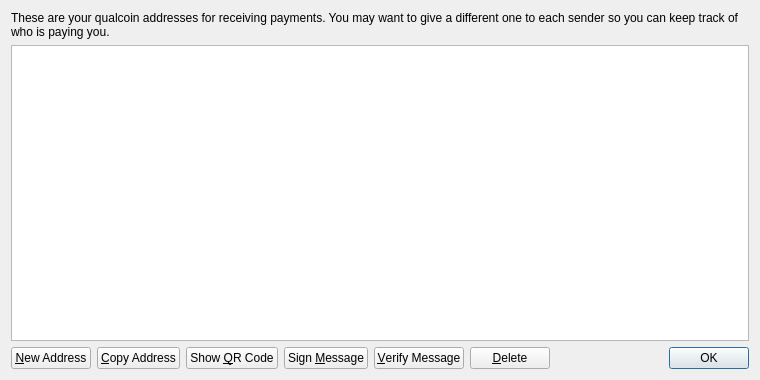
<?xml version="1.0" encoding="UTF-8"?>
<ui version="4.0">
 <class>AddressBookPage</class>
 <widget class="QWidget" name="AddressBookPage">
  <property name="geometry">
   <rect>
    <x>0</x>
    <y>0</y>
    <width>760</width>
    <height>380</height>
   </rect>
  </property>
  <property name="windowTitle">
   <string>Address Book</string>
  </property>
  <layout class="QVBoxLayout" name="verticalLayout">
   <item>
    <widget class="QLabel" name="labelExplanation">
     <property name="text">
      <string>These are your qualcoin addresses for receiving payments. You may want to give a different one to each sender so you can keep track of who is paying you.</string>
     </property>
     <property name="textFormat">
      <enum>Qt::PlainText</enum>
     </property>
     <property name="wordWrap">
      <bool>true</bool>
     </property>
    </widget>
   </item>
   <item>
    <widget class="QTableView" name="tableView">
     <property name="contextMenuPolicy">
      <enum>Qt::CustomContextMenu</enum>
     </property>
     <property name="toolTip">
      <string>Double-click to edit address or label</string>
     </property>
     <property name="tabKeyNavigation">
      <bool>false</bool>
     </property>
     <property name="selectionMode">
      <enum>QAbstractItemView::SingleSelection</enum>
     </property>
     <property name="selectionBehavior">
      <enum>QAbstractItemView::SelectRows</enum>
     </property>
     <property name="sortingEnabled">
      <bool>true</bool>
     </property>
     <attribute name="verticalHeaderVisible">
      <bool>false</bool>
     </attribute>
    </widget>
   </item>
   <item>
    <layout class="QHBoxLayout" name="horizontalLayout">
     <item>
      <widget class="QPushButton" name="newAddressButton">
       <property name="toolTip">
        <string>Create a new address</string>
       </property>
       <property name="text">
        <string>&amp;New Address</string>
       </property>
      </widget>
     </item>
     <item>
      <widget class="QPushButton" name="copyToClipboard">
       <property name="toolTip">
        <string>Copy the currently selected address to the system clipboard</string>
       </property>
       <property name="text">
        <string>&amp;Copy Address</string>
       </property>
      </widget>
     </item>
     <item>
      <widget class="QPushButton" name="showQRCode">
       <property name="text">
        <string>Show &amp;QR Code</string>
       </property>
      </widget>
     </item>
     <item>
      <widget class="QPushButton" name="signMessage">
       <property name="toolTip">
        <string>Sign a message to prove you own a qualcoin address</string>
       </property>
       <property name="text">
        <string>Sign &amp;Message</string>
       </property>
      </widget>
     </item>
     <item>
      <widget class="QPushButton" name="verifyMessage">
       <property name="toolTip">
        <string>Verify a message to ensure it was signed with a specified qualcoin address</string>
       </property>
       <property name="text">
        <string>&amp;Verify Message</string>
       </property>
      </widget>
     </item>
     <item>
      <widget class="QPushButton" name="deleteButton">
       <property name="toolTip">
        <string>Delete the currently selected address from the list</string>
       </property>
       <property name="text">
        <string>&amp;Delete</string>
       </property>
      </widget>
     </item>
     <item>
      <spacer name="horizontalSpacer">
       <property name="orientation">
        <enum>Qt::Horizontal</enum>
       </property>
       <property name="sizeHint" stdset="0">
        <size>
         <width>40</width>
         <height>20</height>
        </size>
       </property>
      </spacer>
     </item>
     <item>
      <widget class="QDialogButtonBox" name="buttonBox">
       <property name="sizePolicy">
        <sizepolicy hsizetype="Maximum" vsizetype="Fixed">
         <horstretch>0</horstretch>
         <verstretch>0</verstretch>
        </sizepolicy>
       </property>
       <property name="standardButtons">
        <set>QDialogButtonBox::Ok</set>
       </property>
      </widget>
     </item>
    </layout>
   </item>
  </layout>
 </widget>
 <resources>
  <include location="../bitcoin.qrc"/>
 </resources>
 <connections/>
</ui>
